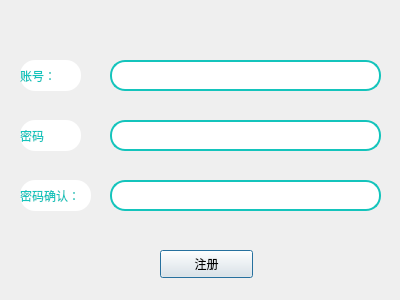
<?xml version="1.0" encoding="UTF-8"?>
<ui version="4.0">
 <class>registerlog</class>
 <widget class="QDialog" name="registerlog">
  <property name="geometry">
   <rect>
    <x>0</x>
    <y>0</y>
    <width>400</width>
    <height>300</height>
   </rect>
  </property>
  <property name="contextMenuPolicy">
   <enum>Qt::ActionsContextMenu</enum>
  </property>
  <property name="windowTitle">
   <string>Dialog</string>
  </property>
  <widget class="QLineEdit" name="lineEdit1">
   <property name="geometry">
    <rect>
     <x>110</x>
     <y>60</y>
     <width>271</width>
     <height>31</height>
    </rect>
   </property>
   <property name="font">
    <font>
     <family>微软雅黑 Light</family>
     <pointsize>9</pointsize>
     <weight>3</weight>
     <italic>false</italic>
     <bold>false</bold>
    </font>
   </property>
   <property name="styleSheet">
    <string notr="true">font: 25 9pt '微软雅黑 Light';
color: rgb(31,31,31);
padding-left:20px;
background-color: rgb(255, 255, 255);
border:2px solid rgb(20,196,188);
border-radius:15px;</string>
   </property>
   <property name="text">
    <string/>
   </property>
  </widget>
  <widget class="QLineEdit" name="lineEdit2">
   <property name="geometry">
    <rect>
     <x>110</x>
     <y>120</y>
     <width>271</width>
     <height>31</height>
    </rect>
   </property>
   <property name="font">
    <font>
     <family>微软雅黑 Light</family>
     <pointsize>9</pointsize>
     <weight>3</weight>
     <italic>false</italic>
     <bold>false</bold>
    </font>
   </property>
   <property name="styleSheet">
    <string notr="true">font: 25 9pt '微软雅黑 Light';
color: rgb(31,31,31);
padding-left:20px;
background-color: rgb(255, 255, 255);
border:2px solid rgb(20,196,188);
border-radius:15px;</string>
   </property>
   <property name="text">
    <string/>
   </property>
  </widget>
  <widget class="QLineEdit" name="lineEdit3">
   <property name="geometry">
    <rect>
     <x>110</x>
     <y>180</y>
     <width>271</width>
     <height>31</height>
    </rect>
   </property>
   <property name="font">
    <font>
     <family>微软雅黑 Light</family>
     <pointsize>9</pointsize>
     <weight>3</weight>
     <italic>false</italic>
     <bold>false</bold>
    </font>
   </property>
   <property name="styleSheet">
    <string notr="true">font: 25 9pt '微软雅黑 Light';
color: rgb(31,31,31);
padding-left:20px;
background-color: rgb(255, 255, 255);
border:2px solid rgb(20,196,188);
border-radius:15px;</string>
   </property>
   <property name="text">
    <string/>
   </property>
  </widget>
  <widget class="QLabel" name="label1">
   <property name="geometry">
    <rect>
     <x>20</x>
     <y>60</y>
     <width>61</width>
     <height>31</height>
    </rect>
   </property>
   <property name="styleSheet">
    <string notr="true">font: 25 10
pt '微软雅黑 Light';
color: rgb(20,196,188);
border: none;border-radius:15px;
background-color: rgb(255, 255, 255);</string>
   </property>
   <property name="text">
    <string>账号：</string>
   </property>
  </widget>
  <widget class="QLabel" name="label2">
   <property name="geometry">
    <rect>
     <x>20</x>
     <y>120</y>
     <width>61</width>
     <height>31</height>
    </rect>
   </property>
   <property name="styleSheet">
    <string notr="true">font: 25 10
pt '微软雅黑 Light';
color: rgb(20,196,188);
border: none;border-radius:15px;
background-color: rgb(255, 255, 255);</string>
   </property>
   <property name="text">
    <string>密码</string>
   </property>
  </widget>
  <widget class="QLabel" name="label3">
   <property name="geometry">
    <rect>
     <x>20</x>
     <y>180</y>
     <width>71</width>
     <height>31</height>
    </rect>
   </property>
   <property name="styleSheet">
    <string notr="true">font: 25 10
pt '微软雅黑 Light';
color: rgb(20,196,188);
border: none;border-radius:15px;
background-color: rgb(255, 255, 255);</string>
   </property>
   <property name="text">
    <string>密码确认：</string>
   </property>
  </widget>
  <widget class="QPushButton" name="upBtn">
   <property name="enabled">
    <bool>true</bool>
   </property>
   <property name="geometry">
    <rect>
     <x>160</x>
     <y>250</y>
     <width>93</width>
     <height>28</height>
    </rect>
   </property>
   <property name="cursor">
    <cursorShape>PointingHandCursor</cursorShape>
   </property>
   <property name="styleSheet">
    <string notr="true"/>
   </property>
   <property name="text">
    <string>注册</string>
   </property>
  </widget>
 </widget>
 <resources/>
 <connections/>
</ui>
